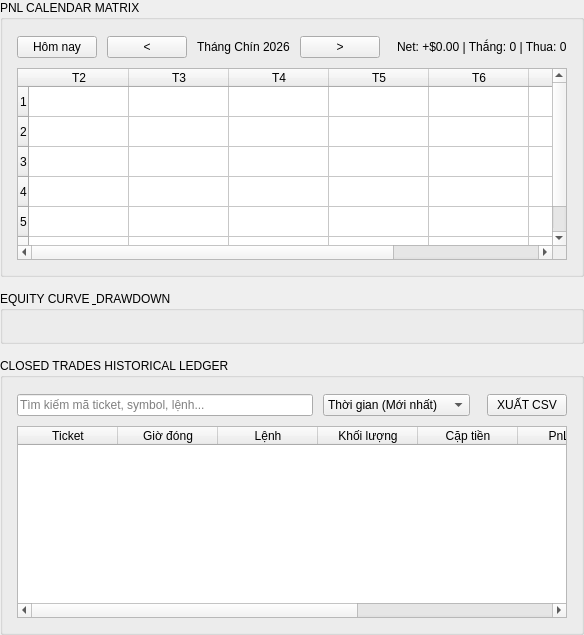
    <widget class="QWidget" name="scrollStatsContent">
     <layout class="QVBoxLayout" name="verticalLayout_statsMain">
      <property name="spacing"><number>14</number></property>
      <property name="leftMargin"><number>0</number></property>
      <property name="topMargin"><number>0</number></property>
      <property name="rightMargin"><number>0</number></property>
      <property name="bottomMargin"><number>0</number></property>

      
      <item>
       <widget class="QGroupBox" name="framePnlCalendar">
        <property name="title"><string>PNL CALENDAR MATRIX</string></property>
        <layout class="QVBoxLayout" name="verticalLayout_calendar">
         <property name="spacing"><number>10</number></property>
         <property name="leftMargin"><number>14</number></property>
         <property name="topMargin"><number>16</number></property>
         <property name="rightMargin"><number>14</number></property>
         <property name="bottomMargin"><number>14</number></property>

         <item>
          <layout class="QHBoxLayout" name="horizontalLayout_calControls">
           <item><widget class="QPushButton" name="btnCalToday"><property name="text"><string>Hôm nay</string></property></widget></item>
           <item><widget class="QPushButton" name="btnCalPrev"><property name="text"><string>&lt;</string></property><property name="maximumWidth"><number>32</number></property></widget></item>
           <item><widget class="QLabel" name="lblCalMonth"><property name="text"><string>Tháng Chín 2026</string></property><property name="class"><string>status_pill_text</string></property></widget></item>
           <item><widget class="QPushButton" name="btnCalNext"><property name="text"><string>&gt;</string></property><property name="maximumWidth"><number>32</number></property></widget></item>
           <item><spacer><property name="orientation"><enum>Qt::Horizontal</enum></property></spacer></item>
           <item><widget class="QLabel" name="lblCalMonthlyStats"><property name="text"><string>Net: +$0.00 | Thắng: 0 | Thua: 0</string></property><property name="class"><string>status_pill_val</string></property></widget></item>
          </layout>
         </item>

         <item>
          <widget class="QTableWidget" name="tableCalendar">
           <property name="minimumHeight"><number>180</number></property>
           <property name="rowCount"><number>6</number></property>
           <property name="columnCount"><number>7</number></property>
           <column><property name="text"><string>T2</string></property></column>
           <column><property name="text"><string>T3</string></property></column>
           <column><property name="text"><string>T4</string></property></column>
           <column><property name="text"><string>T5</string></property></column>
           <column><property name="text"><string>T6</string></property></column>
           <column><property name="text"><string>T7</string></property></column>
           <column><property name="text"><string>CN</string></property></column>
          </widget>
         </item>
        </layout>
       </widget>
      </item>

      
      <item>
       <widget class="QGroupBox" name="frameEquityChart">
        <property name="title"><string>EQUITY CURVE &amp; DRAWDOWN</string></property>
        <layout class="QVBoxLayout" name="verticalLayout_equityChart">
         <property name="spacing"><number>8</number></property>
         <property name="leftMargin"><number>14</number></property>
         <property name="topMargin"><number>16</number></property>
         <property name="rightMargin"><number>14</number></property>
         <property name="bottomMargin"><number>14</number></property>

         <item>
          <widget class="QFrame" name="chartEquity">
           <property name="minimumHeight"><number>240</number></property>
           <property name="frameShape"><enum>QFrame::NoFrame</enum></property>
          </widget>
         </item>
        </layout>
       </widget>
      </item>

      
      <item>
       <widget class="QGroupBox" name="frameClosedTrades">
        <property name="title"><string>CLOSED TRADES HISTORICAL LEDGER</string></property>
        <layout class="QVBoxLayout" name="verticalLayout_history">
         <property name="spacing"><number>10</number></property>
         <property name="leftMargin"><number>14</number></property>
         <property name="topMargin"><number>16</number></property>
         <property name="rightMargin"><number>14</number></property>
         <property name="bottomMargin"><number>14</number></property>

         <item>
          <layout class="QHBoxLayout" name="horizontalLayout_histControls">
           <item><widget class="QLineEdit" name="searchStats"><property name="placeholderText"><string>Tìm kiếm mã ticket, symbol, lệnh...</string></property></widget></item>
           <item>
            <widget class="QComboBox" name="comboLogFilter">
             <item><property name="text"><string>Thời gian (Mới nhất)</string></property></item>
             <item><property name="text"><string>Lợi nhuận (Cao nhất)</string></property></item>
            </widget>
           </item>
           <item><spacer><property name="orientation"><enum>Qt::Horizontal</enum></property></spacer></item>
           <item><widget class="QPushButton" name="btnExportTrades"><property name="text"><string>XUẤT CSV</string></property></widget></item>
          </layout>
         </item>

         <item>
          <widget class="QTableWidget" name="tableHistory">
           <property name="minimumHeight"><number>220</number></property>
           <property name="alternatingRowColors"><bool>true</bool></property>
           <property name="columnCount"><number>8</number></property>
           <column><property name="text"><string>Ticket</string></property></column>
           <column><property name="text"><string>Giờ đóng</string></property></column>
           <column><property name="text"><string>Lệnh</string></property></column>
           <column><property name="text"><string>Khối lượng</string></property></column>
           <column><property name="text"><string>Cặp tiền</string></property></column>
           <column><property name="text"><string>PnL ($)</string></property></column>
           <column><property name="text"><string>Pips</string></property></column>
           <column><property name="text"><string>Thời lượng</string></property></column>
          </widget>
         </item>
        </layout>
       </widget>
      </item>

     </layout>
    </widget>
